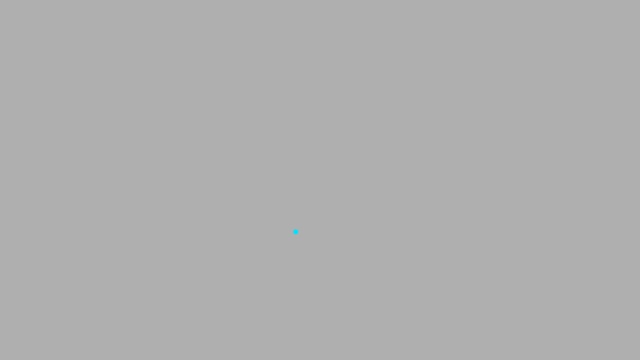
Frame 1 (no input)
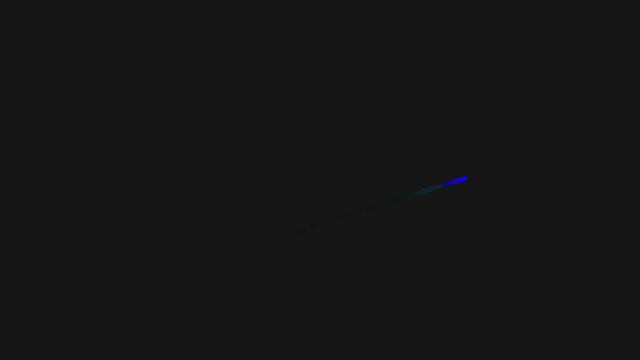
Frame 60 (the mouse pressed at the canvas centre just before this capture)
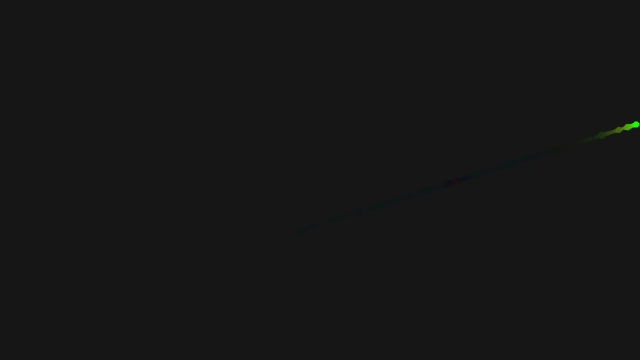
Frame 120 (the mouse held since frame 60 and released just before this capture)

The Processing sketch that drew these frames (run headless with seeded random() and noise(); from frame 60 on, the mouse is pressed at the canvas centre):

// Processing sketch: processing_107735
// ── processing_107735.pde

Worm worm;

void setup() {
  size(640,360);
  smooth();
  noStroke();
  colorMode(HSB,255);
  worm = new Worm(random(50,430),random(50,750),random(0,2*PI));
}

void draw() {
    fill (20, 40);
    noStroke ();
    rect (0, 0, width, height);
    fill(map(noise(0.01*worm.loc.x,0.01*worm.loc.y),0,1,0,255),255,255);
    ellipse(worm.loc.x,worm.loc.y,10*noise(frameCount),10*noise(frameCount));
    worm.move();
}
void keyPressed(){ // This function is called everytime a key is pressed.
  if(key == CODED){
    if (keyCode == RIGHT) {
      worm.turn(1);
    }
    else if (keyCode == LEFT) {
      worm.turn(-1);
    }
  }
}

class Worm {
  PVector dir;
  PVector loc;
  float angle;
  float speed=3;
  float agility = 0.2;
 
  public Worm(float x, float y, float angle) {
    this.angle = angle;
    loc = new PVector(x,y);
    dir = new PVector(cos(angle),sin(angle));
    dir.normalize();
    dir.mult(speed);
  } 
  void turn(float d) {
    angle += d*agility;
  }
  void move() {
    //angle += random(-agility,agility);
    updateDir();
  }
  void updateDir() {
    dir = new PVector(cos(angle),sin(angle));
    dir.normalize();
    dir.mult(speed);
    if (loc.x+dir.x<0 || loc.x+dir.x>width) { 
      angle = PI-angle;
      //move();
    }
    else if (loc.y+dir.y<0 || loc.y+dir.y>height) { 
      angle = 2*PI-angle;
      //move();
    }
    else 
      loc.add(dir);  
  } 
}
